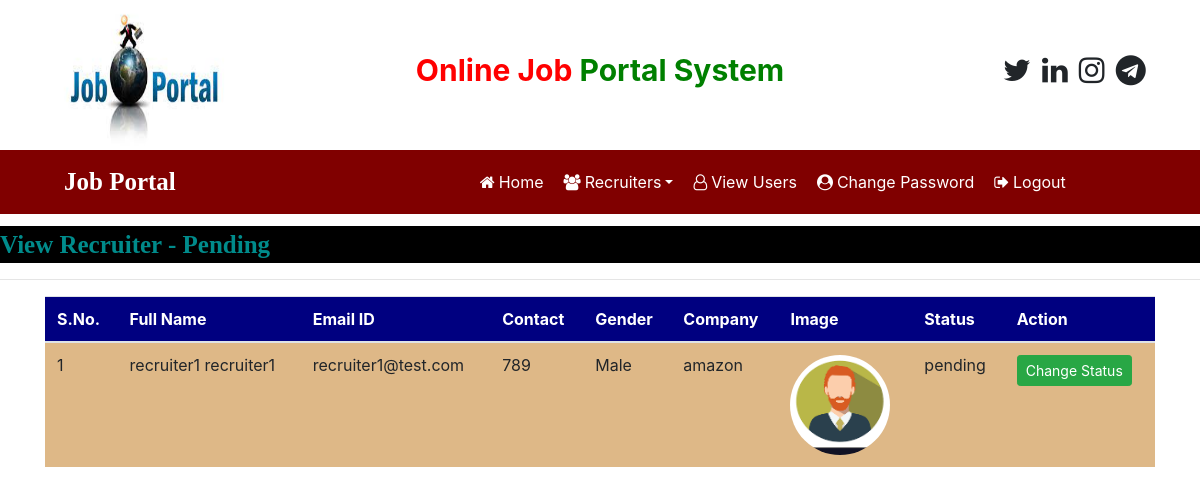
The app's page /recruiter_pending (signed in), older data.
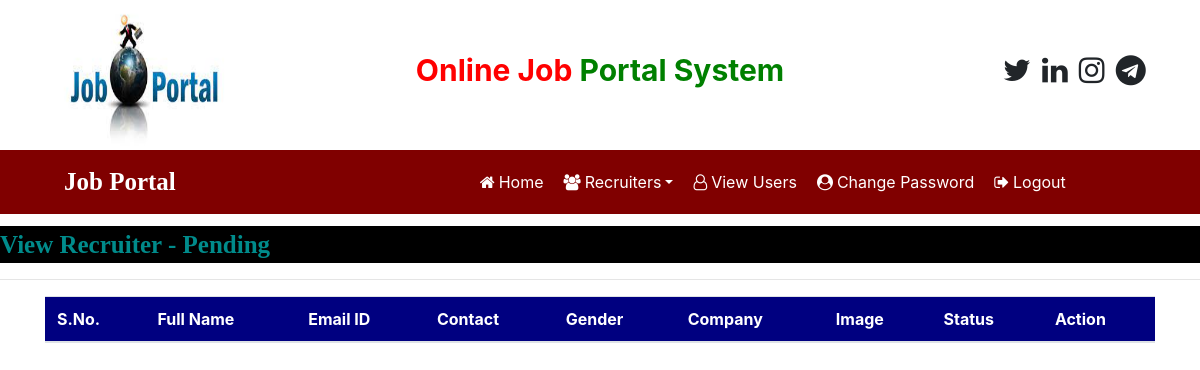
The same page, newer data.
### job/models.py (models this page shows, shortened)
class Recruiter(models.Model):
    user = models.ForeignKey(User, on_delete=models.CASCADE)
    mobile = models.CharField(max_length=15, null=True)
    image = models.FileField(null=True)
    gender = models.CharField(max_length=10, null=True)
    company = models.CharField(max_length=100, null=True)
    type = models.CharField(max_length=15, null=True)
    status = models.CharField(max_length=20, null=True)

### job/views.py (the view)
# urls.py: path('recruiter_pending', recruiter_pending, name='recruiter_pending'),
def recruiter_pending(request):
    if not request.user.is_authenticated:
        return redirect('job:admin_login')
    data = Recruiter.objects.filter(status='pending')
    d = {'data':data}
    return render(request, 'job/recruiter_pending.html',d)

### job/templates/job/recruiter_pending.html
{% load static %}
{% block body %}
{% include 'job/admin_navigation.html' %}
<marquee behavior="" direction="" style="font-family: cursive; font-size: 25px; color: darkcyan;background-color: black; font-weight: bold; margin-top: 1%;">
    View Recruiter - Pending
</marquee>
<hr>
<div class="container">
    <table id="example" class="table table-hover ">
        <thead>
            <tr style="background-color: #000080; color: white;">
                <th>S.No.</th>
                <th>Full Name</th>
                <th>Email ID</th>
                <th>Contact</th>
                <th>Gender</th>
                <th>Company</th>
                <th>Image</th>
                <th>Status</th>
                <th>Action</th>
            </tr>
        </thead>
        <tbody>
            {% for i in data %}
                <tr style="background-color: #DEB887;">
                    <td>{{forloop.counter}}</td>
                    <td>{{i.user.first_name}} {{i.user.last_name}}</td>
                    <td>{{i.user.username}}</td>
                    <td>{{i.mobile}}</td>
                    <td>{{i.gender}}</td>
                    <td>{{i.company}}</td>
                    <td><img src="{{i.image.url}}" alt="Nothing" style="width: 100px; height: 100px;border-radius: 50%;"></td>
                    <td>{{i.status}}</td>
                    <td><a href="{% url 'job:change_status' i.id%}" class="btn btn-success btn-sm" >Change Status</a></td>
                </tr>
            {% endfor %}
        </tbody>
    </table>
</div>
{% endblock body %}

Row changes from the older to the newer data that the page shows:
no longer on this page (row edited): Recruiter: user.first_name "recruiter1", user.last_name "recruiter1", user.username "recruiter1@test.com", mobile "789", gender "Male", company "amazon", image (picture), status "pending"
